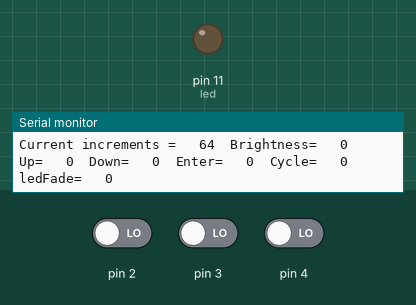
This sketch was run on a simulated Arduino Uno, built with avr-gcc and run on an emulated ATmega328P. Parts: output pins drawn as LEDs (lit = HIGH), the last lines printed to the serial monitor. Inputs (shaded band) come from the test bench; at power-on: pin 2 LOW, pin 4 LOW, pin 3 LOW.

Above: at 1.2 s.
1.3 s: pin 2 driven HIGH
4.3 s: pin 4 driven HIGH
At 5.1 s:
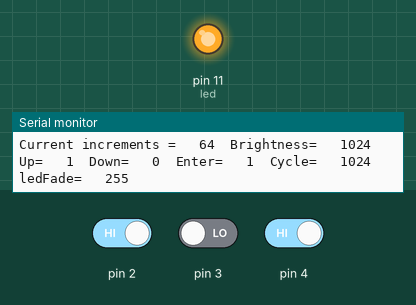
5.8 s: pin 3 driven HIGH
At 6.7 s:
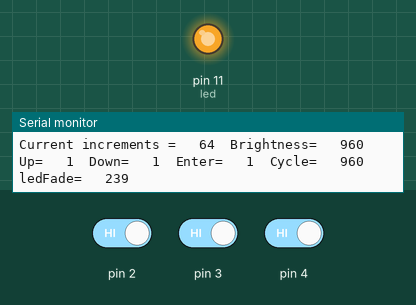
7.3 s: pin 2 driven LOW
At 7.49 s:
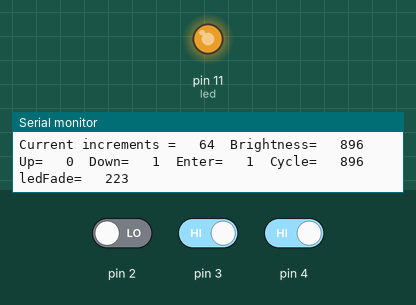
10.3 s: pin 2 driven HIGH and pin 3 driven LOW
At 10.82 s:
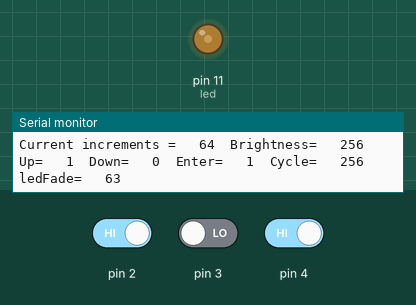
13.3 s: pin 3 driven HIGH
At 14.0 s:
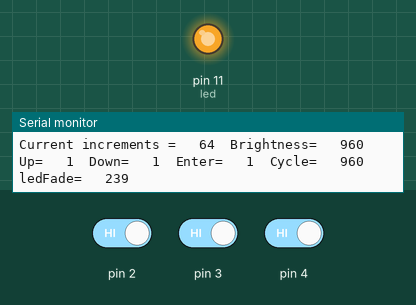
Timing chart, 0 to 16.3 s (numbered marks = the images above; inputs shaded):
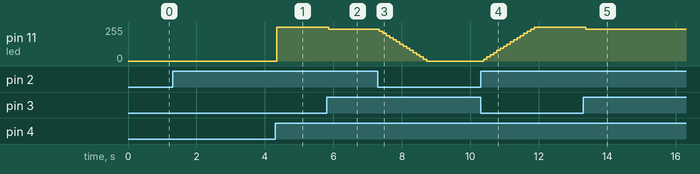

Measured:
- after the input at 4.3 s, pin 11 (led): 0/255 → 255/255 after 0.05 s
- after the input at 5.8 s, pin 11 (led): 255/255 → 239/255 after 0.06 s
- after the input at 7.3 s, pin 11 (led): moves from 239/255 to 0/255 over 1.4 s, starting after 0.05 s
- after the input at 10.3 s, pin 11 (led): moves from 0/255 to 255/255 over 1.5 s, starting after 0.09 s
- after the input at 13.3 s, pin 11 (led): 255/255 → 239/255 after 0.07 s

The sketch:

day_8_group_work.ino
```cpp
int up; //2
int down; //3
int enter; //4
int led = 11;
int cycle;
int increment = 64;
unsigned long pT1 = 0;
unsigned long pT2 = 0;
unsigned long pT3= 0;
const int interval = 10;

int ledFade;
int lastValue = LOW;

void setup() {
  // put your setup code here, to run once:
  pinMode(led, OUTPUT);
  pinMode(2, INPUT);
  pinMode(3, INPUT);
  pinMode(4, INPUT);
  Serial.begin(9600);
}

void loop() {
  // put your main code here, to run repeatedly:
  myFunction(2, lastValue);
  debug();
}


int myFunction( int pin, int lastValue) {
  long cT = millis();
  up = digitalRead(2);
  down = digitalRead(3);
  enter = digitalRead(4);
  if (up != lastValue) {
    if (cT - pT1 >= interval) {
      if (cycle < 1023) cycle += increment;
      pT1 = cT;
    }
  }
  if (down != lastValue) {
    if (cT - pT2 >= interval) {
      if (cycle > 0 )cycle -= increment;
      pT2 = cT;
    }
  }

  if (enter != lastValue) {
    if (cT - pT3 >= interval) {
      pT3 = cT;
      ledFade = map(cycle, 0, 1023, 0, 255);
      analogWrite(led, ledFade);
    }
  }
  return (digitalRead(pin));
}
```

debug.ino
```cpp
void debug(){
  Serial.print("Current increments = \t");
  Serial.print(increment);
  Serial.print("\tBrightness= \t");
  Serial.print(cycle);
  Serial.print("\tUp= \t");
  Serial.print(up);
  Serial.print("\tDown= \t");
  Serial.print(down);
  Serial.print("\tEnter= \t");
  Serial.print(enter);
  Serial.print("\tCycle= \t");
  Serial.print(cycle);
  Serial.print("\tledFade= \t");
  Serial.print(ledFade);
  Serial.println();
}
```
